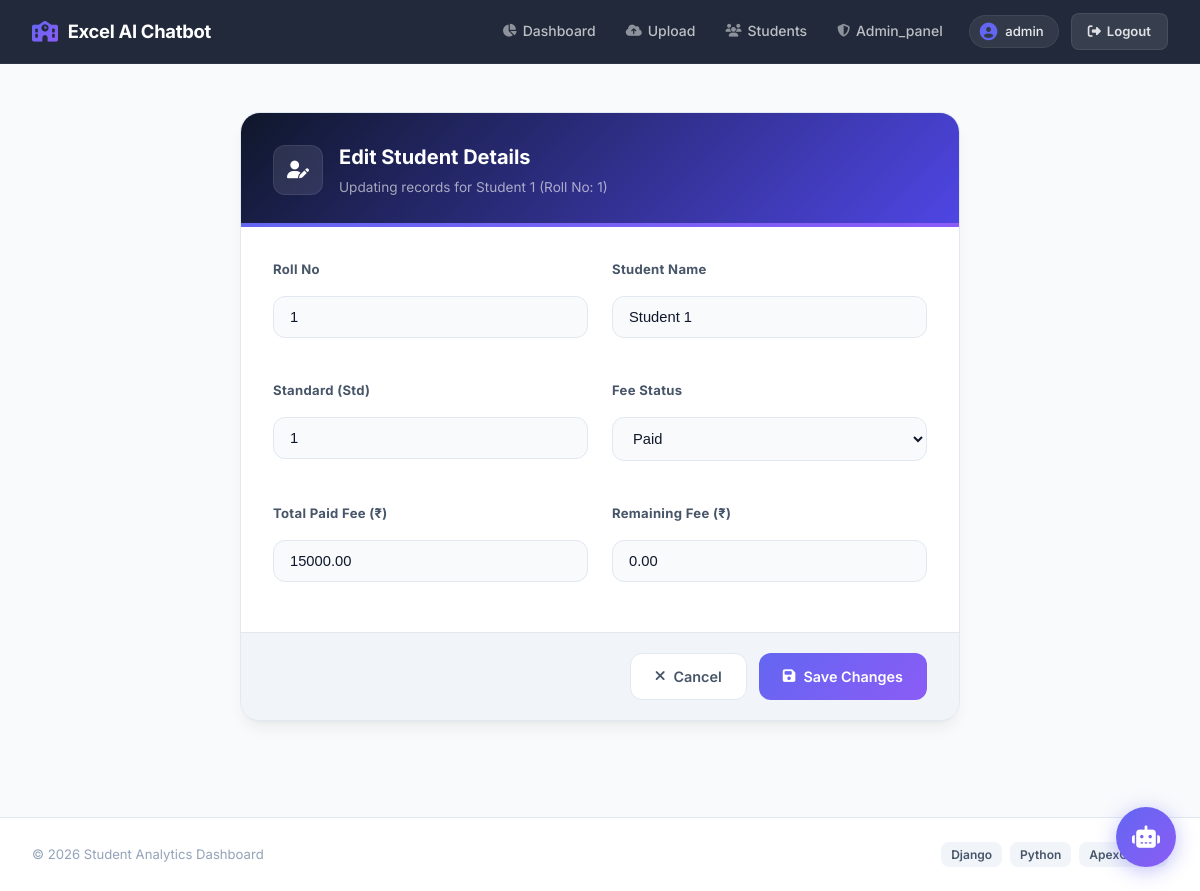
/student/1/edit/ (signed in), run on the app's committed database.
### excel_ai_chatbot/models.py (models this page shows, shortened)
class CustomUser(AbstractUser):
    ROLE_CHOICES = (
        ("superadmin", "Super Admin"),
        ("teacher", "Teacher"),
    )
    role = models.CharField(
        max_length=20,
        choices=ROLE_CHOICES,
        default="teacher"
    )

class Student(models.Model):
    FEE_STATUS_CHOICES = (
        ("Paid", "Paid"),
        ("Pending", "Pending"),
    )
    excel_file = models.ForeignKey(
        "ExcelUpload",
        on_delete=models.CASCADE,
        related_name="students",
        null=True,
        blank=True
    )
    roll_no = models.CharField(max_length=50)
    name = models.CharField(max_length=255)
    std = models.CharField(max_length=20)
    fee_status = models.CharField(
        max_length=20,
        choices=FEE_STATUS_CHOICES,
        default="Pending"
    )
    remaining_fee = models.DecimalField(
        max_digits=10,
        decimal_places=2,
        default=0
    )
    total_paid_fee = models.DecimalField(
        max_digits=10,
        decimal_places=2,
        default=0
    )
    created_at = models.DateTimeField(
        auto_now_add=True
    )

### excel_ai_chatbot/views.py (the view)
# urls.py: path('student/<int:id>/edit/', views.student_update_view, name='student_update'),
@login_required
def student_update_view(request, id):
    student = get_object_or_404(Student, id=id)
    if request.method == "POST":
        form = StudentForm(request.POST, instance=student)
        if form.is_valid():
            form.save()
            messages.success(request, "Student updated successfully.")
            return redirect("student_detail", student_id=student.id)
        else:
            print(form.errors)  # Debug
            messages.error(request, f"Form Error: {form.errors}")
    else:
        form = StudentForm(instance=student)
    return render(
        request,
        "excel_ai_chatbot/student_update.html",
        {
            "form": form,
            "student": student,
        },
    )

### excel_ai_chatbot/forms.py
class StudentForm(forms.ModelForm):
    class Meta:
        model = Student
        fields = [
            'roll_no',
            'name',
            'std',
            'fee_status',
            'total_paid_fee',
            'remaining_fee'
        ]
        widgets = {
            'roll_no': forms.TextInput(attrs={'placeholder': 'Enter Roll Number'}),
            'name': forms.TextInput(attrs={'placeholder': 'Full Name'}),
            'std': forms.TextInput(attrs={'placeholder': 'e.g., 10th, 12th Science'}),
            'fee_status': forms.Select(), # Assuming this is a CharField with 'choices' in your models.py
            'total_paid_fee': forms.NumberInput(attrs={'placeholder': '0'}),
            'remaining_fee': forms.NumberInput(attrs={'placeholder': '0'}),
        }

### excel_ai_chatbot/templates/excel_ai_chatbot/student_update.html (shortened to what this page needs)
{% extends 'excel_ai_chatbot/base.html' %}
{% block content %}
<div class="form-wrapper">
  <div class="form-card">
    <div class="form-card-header">
      <div class="header-icon-box">
        <i class="fas fa-user-edit"></i>
      </div>
      <div>
        <h2>Edit Student Details</h2>
        <p>Updating records for {{ student.name }} (Roll No: {{ student.roll_no }})</p>
      </div>
    </div>
    <form method="POST">
      <div class="form-body">
        <div class="form-grid">
          <div class="form-group">
            <label class="form-label" for="{{ form.roll_no.id_for_label }}">Roll No</label>
            {{ form.roll_no }}
          </div>
          <div class="form-group">
            <label class="form-label" for="{{ form.name.id_for_label }}">Student Name</label>
            {{ form.name }}
          </div>
          <div class="form-group">
            <label class="form-label" for="{{ form.std.id_for_label }}">Standard (Std)</label>
            {{ form.std }}
          </div>
          <div class="form-group">
            <label class="form-label" for="{{ form.fee_status.id_for_label }}">Fee Status</label>
            {{ form.fee_status }}
          </div>
          <div class="form-group">
            <label class="form-label" for="{{ form.total_paid_fee.id_for_label }}">Total Paid Fee (&#8377;)</label>
            {{ form.total_paid_fee }}
          </div>
          <div class="form-group">
            <label class="form-label" for="{{ form.remaining_fee.id_for_label }}">Remaining Fee (&#8377;)</label>
            {{ form.remaining_fee }}
          </div>
        </div>
      </div>
      <div class="form-footer">
        <a href="{% url 'student_detail' student.id %}" class="btn-form btn-cancel">
          <i class="fas fa-times"></i> Cancel
        </a>
        <button type="submit" class="btn-form btn-save">
          <i class="fas fa-save"></i> Save Changes
        </button>
      </div>
    </form>
  </div>
</div>
{% endblock %}

### excel_ai_chatbot/templates/excel_ai_chatbot/partials/navbar.html (shortened to what this page needs)
<nav class="navbar">
  <div class="navbar-left">
    <a href="{% url 'home' %}" class="navbar-brand">
      <i class="fas fa-school"></i>
      <span>Excel AI Chatbot</span>
    </a>
  </div>
  <div class="navbar-right">
    {% if request.user.is_authenticated %}
      {% if request.user.role == 'superadmin' %}
        <ul class="nav-menu" id="nav-menu">
          <li>
            <a href="{% url 'dashboard' %}"><i class="fas fa-chart-pie"></i> Dashboard</a>
          </li>
          <li>
            <a href="{% url 'upload_excel' %}"><i class="fas fa-cloud-upload-alt"></i> Upload</a>
          </li>
          <li>
            <a href="{% url 'student_list' %}"><i class="fas fa-users"></i> Students</a>
          </li>
          <li>
            <a href="{% url 'admin_panel:dashboard' %}"> <i class="fa-solid fa-shield-halved"></i> Admin_panel</a>
          </li>
        </ul>
        <div class="user-chip">
          <i class="fas fa-user-circle"></i>
          <span>{{ request.user.username }}</span>
        </div>
        <a href="{% url 'logout' %}" class="logout-btn">
          <i class="fas fa-sign-out-alt"></i> Logout
        </a>
        {% endif %}
    {% endif %}
  </div>
</nav>

### excel_ai_chatbot/static/excel_ai_chatbot/css/auth.css (style rules this page uses)
.form-group { margin-bottom: 18px; }
.form-group label { display: block; margin-bottom: 8px; font-weight: 700; font-size: .82rem; color: var(--text-secondary); letter-spacing: .3px; }
.form-group input, .form-group select { width: 100%; padding: 12px 16px; border: 1.5px solid var(--border); border-radius: var(--radius); font-size: .92rem; color: var(--text); background: var(--bg); transition: all var(--transition); }

### data on the page
CustomUser: user.username "admin"
Student: name "Student 1", roll_no "1", std "1", fee_status "Paid", total_paid_fee "15000.00", remaining_fee "0.00"
